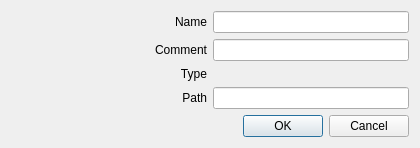
<?xml version="1.0" encoding="UTF-8"?>
<ui version="4.0">
 <class>AWJsonFormatter</class>
 <widget class="QDialog" name="AWJsonFormatter">
  <property name="geometry">
   <rect>
    <x>0</x>
    <y>0</y>
    <width>420</width>
    <height>128</height>
   </rect>
  </property>
  <property name="windowTitle">
   <string>Configuration</string>
  </property>
  <layout class="QVBoxLayout" name="verticalLayout">
   <item>
    <layout class="QHBoxLayout" name="layout_name">
     <item>
      <widget class="QLabel" name="label_name">
       <property name="sizePolicy">
        <sizepolicy hsizetype="Expanding" vsizetype="Preferred">
         <horstretch>0</horstretch>
         <verstretch>0</verstretch>
        </sizepolicy>
       </property>
       <property name="text">
        <string>Name</string>
       </property>
       <property name="alignment">
        <set>Qt::AlignRight|Qt::AlignTrailing|Qt::AlignVCenter</set>
       </property>
      </widget>
     </item>
     <item>
      <widget class="QLineEdit" name="lineEdit_name"/>
     </item>
    </layout>
   </item>
   <item>
    <layout class="QHBoxLayout" name="layout_comment">
     <item>
      <widget class="QLabel" name="label_comment">
       <property name="sizePolicy">
        <sizepolicy hsizetype="Expanding" vsizetype="Preferred">
         <horstretch>0</horstretch>
         <verstretch>0</verstretch>
        </sizepolicy>
       </property>
       <property name="text">
        <string>Comment</string>
       </property>
       <property name="alignment">
        <set>Qt::AlignRight|Qt::AlignTrailing|Qt::AlignVCenter</set>
       </property>
      </widget>
     </item>
     <item>
      <widget class="QLineEdit" name="lineEdit_comment"/>
     </item>
    </layout>
   </item>
   <item>
    <layout class="QHBoxLayout" name="layout_type">
     <item>
      <widget class="QLabel" name="label_type">
       <property name="text">
        <string>Type</string>
       </property>
       <property name="alignment">
        <set>Qt::AlignRight|Qt::AlignTrailing|Qt::AlignVCenter</set>
       </property>
      </widget>
     </item>
     <item>
      <widget class="QLabel" name="label_typeValue">
       <property name="text">
        <string/>
       </property>
      </widget>
     </item>
    </layout>
   </item>
   <item>
    <layout class="QHBoxLayout" name="layout_path">
     <item>
      <widget class="QLabel" name="label_path">
       <property name="sizePolicy">
        <sizepolicy hsizetype="Expanding" vsizetype="Preferred">
         <horstretch>0</horstretch>
         <verstretch>0</verstretch>
        </sizepolicy>
       </property>
       <property name="text">
        <string>Path</string>
       </property>
       <property name="alignment">
        <set>Qt::AlignRight|Qt::AlignTrailing|Qt::AlignVCenter</set>
       </property>
      </widget>
     </item>
     <item>
      <widget class="QLineEdit" name="lineEdit_path"/>
     </item>
    </layout>
   </item>
   <item>
    <spacer name="verticalSpacer">
     <property name="orientation">
      <enum>Qt::Vertical</enum>
     </property>
     <property name="sizeHint" stdset="0">
      <size>
       <width>20</width>
       <height>40</height>
      </size>
     </property>
    </spacer>
   </item>
   <item>
    <widget class="QDialogButtonBox" name="buttonBox">
     <property name="orientation">
      <enum>Qt::Horizontal</enum>
     </property>
     <property name="standardButtons">
      <set>QDialogButtonBox::Cancel|QDialogButtonBox::Ok</set>
     </property>
    </widget>
   </item>
  </layout>
 </widget>
 <resources/>
 <connections>
  <connection>
   <sender>buttonBox</sender>
   <signal>accepted()</signal>
   <receiver>AWJsonFormatter</receiver>
   <slot>accept()</slot>
   <hints>
    <hint type="sourcelabel">
     <x>248</x>
     <y>254</y>
    </hint>
    <hint type="destinationlabel">
     <x>157</x>
     <y>274</y>
    </hint>
   </hints>
  </connection>
  <connection>
   <sender>buttonBox</sender>
   <signal>rejected()</signal>
   <receiver>AWJsonFormatter</receiver>
   <slot>reject()</slot>
   <hints>
    <hint type="sourcelabel">
     <x>316</x>
     <y>260</y>
    </hint>
    <hint type="destinationlabel">
     <x>286</x>
     <y>274</y>
    </hint>
   </hints>
  </connection>
 </connections>
</ui>
